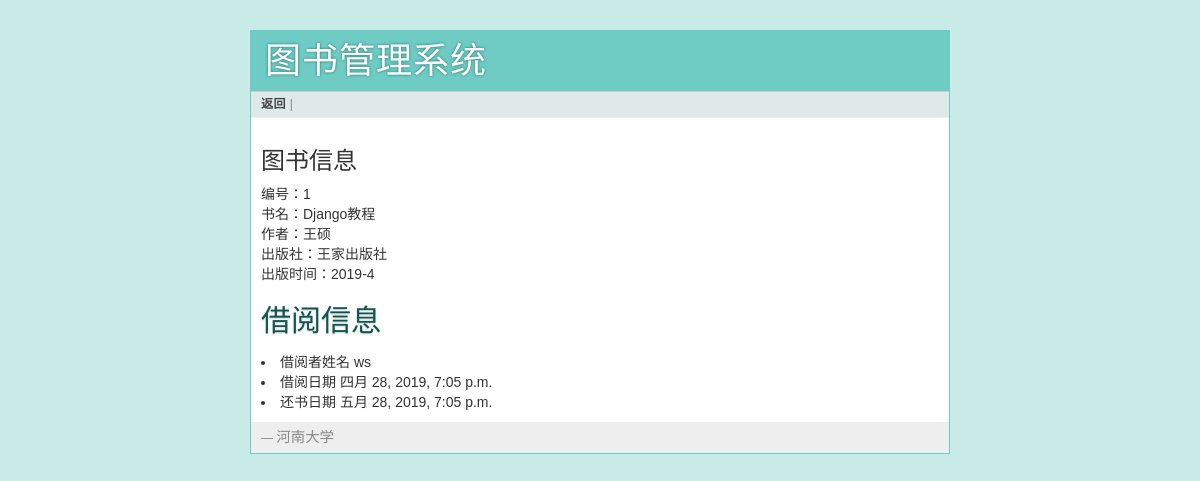
/book_info/1/, run on the app's committed database.
### book/models.py (models this page shows, shortened)
class Book(models.Model):
    bname = models.CharField(max_length=255)
    auther = models.CharField(max_length=20)
    public_com = models.CharField(max_length=255,null=True,blank=True)
    public_date = models.CharField(max_length=30,null=True,blank=True)

class Borrows(models.Model):
    uname = models.ForeignKey(User,on_delete=models.CASCADE)
    bname = models.ForeignKey(Book,on_delete=models.CASCADE)
    date_borrow = models.DateTimeField(auto_now_add=True)
    date_retur = models.DateTimeField()
    status = models.BooleanField(default=False)
    def statu(self):
        return self.status
    statu.short_description = '状态'

### book/views.py (the view, shortened to what this page needs)
# urls.py: url(r'^book_info/(\d+)/$',views.book_info,name="book_info"),
def book_info(request,id):
    if request.method == "GET":
        book = Book.objects.get(pk = id)
        borrow = Borrows.objects.all().filter(bname=book).filter(status=True)[0]
        if borrow:
            res = True
        else:
            res = False
        return render(request, "booklibrary/book_info.html", {"book": book,"res":res,"borrow":borrow})

### templates/booklibrary/book_info.html
{% extends "base.html" %}
{% block link %}
    <a href="{% url 'library:querybook' %}"> 返回   </a>|
{% endblock %}
{% block body %}
<h3>图书信息</h3>
编号：{{book.id}}<br>
书名：{{book.bname}}<br>
作者：{{book.auther}}<br>
出版社：{{book.public_com}}<br>
出版时间：{{book.public_date}}<br><br>
<div>
  <h2 > 借阅信息 </h2>
  {% if res  %}
  <li> 借阅者姓名 {{borrow.uname}}</li>
  <li> 借阅日期  {{borrow.date_borrow}}</li>
  <li> 还书日期  {{borrow.date_retur}}</li>
  {% else %}
  <li> 无 </li>
    <form action="{% url 'library:book_info' book.id %}" method="post">
    {% csrf_token %}
    <input type="submit" value="借阅">
    </form>
  {% endif %}
</div>
{% endblock %}

### static/css/style.css (style rules this page uses)
body { background: #CAECE9; font-family: 'Trebuchet MS', sans-serif; font-size: 14px; }
a { color: #26776F; }
div.page div.navigation a { color: #444; font-weight: bold; }
div.page h2 { margin: 0 0 15px 0; color: #105751; text-shadow: 0 1px 2px #ccc; }

### data on the page
Book: id "1", bname "Django教程", auther "王硕", public_com "王家出版社", public_date "2019-4"
Borrows: uname "ws", date_borrow "四月 28, 2019, 7:05 p.m.", date_retur "五月 28, 2019, 7:05 p.m."
